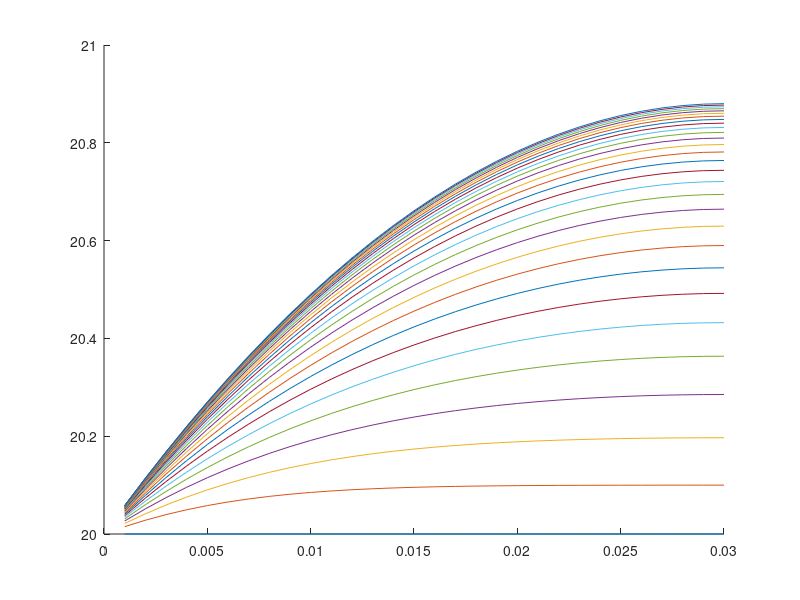

Write the MATLAB code that produced this figure.
clear all; clc;

q_0=10^5;   k=50;
L=0.03;     T_0=20;
M=30;       dx=L/M;
e_max=0.0005;   e=1;

A=zeros(M);
b=zeros(M,1)-(dx^2)*q_0/k;
b(1)=b(1)-T_0;
T=zeros(M,1)+T_0;
for i=1:1:M
    if i==1
        A(i,i)=-2;  A(i,i+1)=1;
    elseif i==M
        A(i,i-1)=2; A(i,i)=-2;
    else
        A(i,i-1)=1; A(i,i)=-2;  A(i,i+1)=1;
    end
end
A_=A-eye(M).*A;
x=linspace(1,M,M)'*dx;

l=0;    T_old=zeros(M,1);   T_=zeros(M,1);

fprintf("Iteration=0 \t")
for i=1:1:M
    fprintf("T_%d=%f,\t",i,T(i))
end
fprintf("\n")

while 1
    hold on;
    if mod(l,100)==0
        plot(x,T)
    end
    if e<e_max
        break
    end
    l=l+1;
    T_old=T;
    fprintf("Iteration=%d \t",l)
    for i=1:1:M
        T_(i)=(1/A(i,i)).*(b(i)-A_(i,:)*T);
        fprintf("T_%d=%f,\t",i,T_(i))
    end
    
    T=T_;
    e=sum(abs(T-T_old));
    fprintf("\n")
end